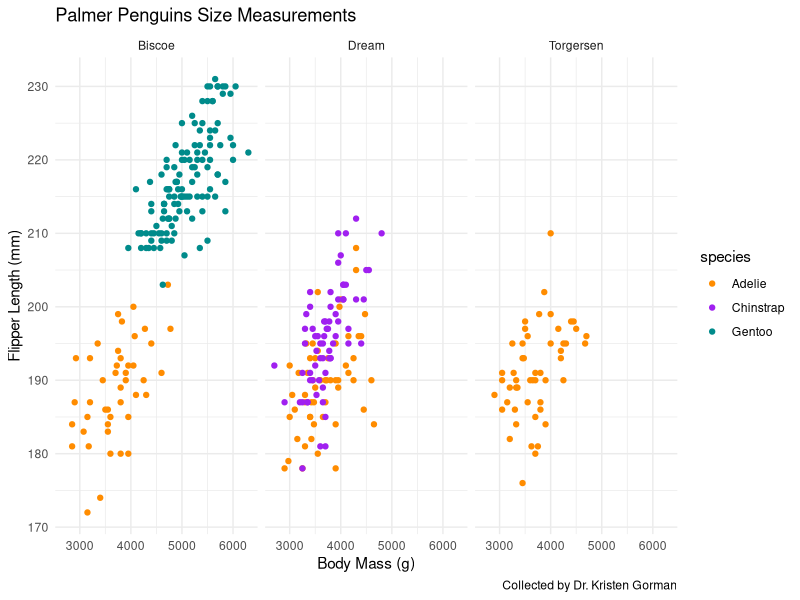

This figure's R source:

# Practicing using D() function or deriv() for day 2 Interactive Section

# find the derivative of the expression with respect to x

# create an expression
my_expression <- expression(5 * x^2)

# find the derivative of the expression with respect to x
my_derivative <- D(expr = my_expression, name = "x")

# Check it out ----
my_derivative

# evaluate derivative at x = 2.8

x <- 2.8

# evaluate!

eval(my_derivative)

#....................another example with D()....................

my_derivative <- D(expr = expression(3.1 * x^4 - 28 * x), name = "x")
my_derivative

# create and store a function
gz <- expression(x^2)

# find the derivative with respect to x
dg_dz <- D(expr = gz, name ="x")
dg_dz

# example 1

fx <- expression((2*(z^3)) - (10.5*(z^2)) + 4.1)
df_dx <- D(expr = fx, name ="z")
df_dx

# example 2
ty <- expression((2*y^3 + 1)^4 - (8*y^3))
dt_dy <- D(expr = ty, name ="y")
dt_dy

# find the slope of T(y) at a range of values

y <- seq(from = -0.4, to = 2.0, by = 0.1)

# Evaluate the slope of T(y) at each of those values
eval(dt_dy)

# plotting example
library(ggplot2)
install.packages("palmerpenguins")
library(palmerpenguins)

ggplot(data = penguins, aes(x = body_mass_g, y = flipper_length_mm)) +
  geom_point(aes(colour = species)) +
  scale_color_manual(values = c("darkorange", "purple", "cyan4")) +
  labs(x = "Body Mass (g)",
       y = "Flipper Length (mm)",
       title = "Palmer Penguins Size Measurements", 
       caption = "Collected by Dr. Kristen Gorman") +
  facet_wrap(~island) +
  theme_minimal()


